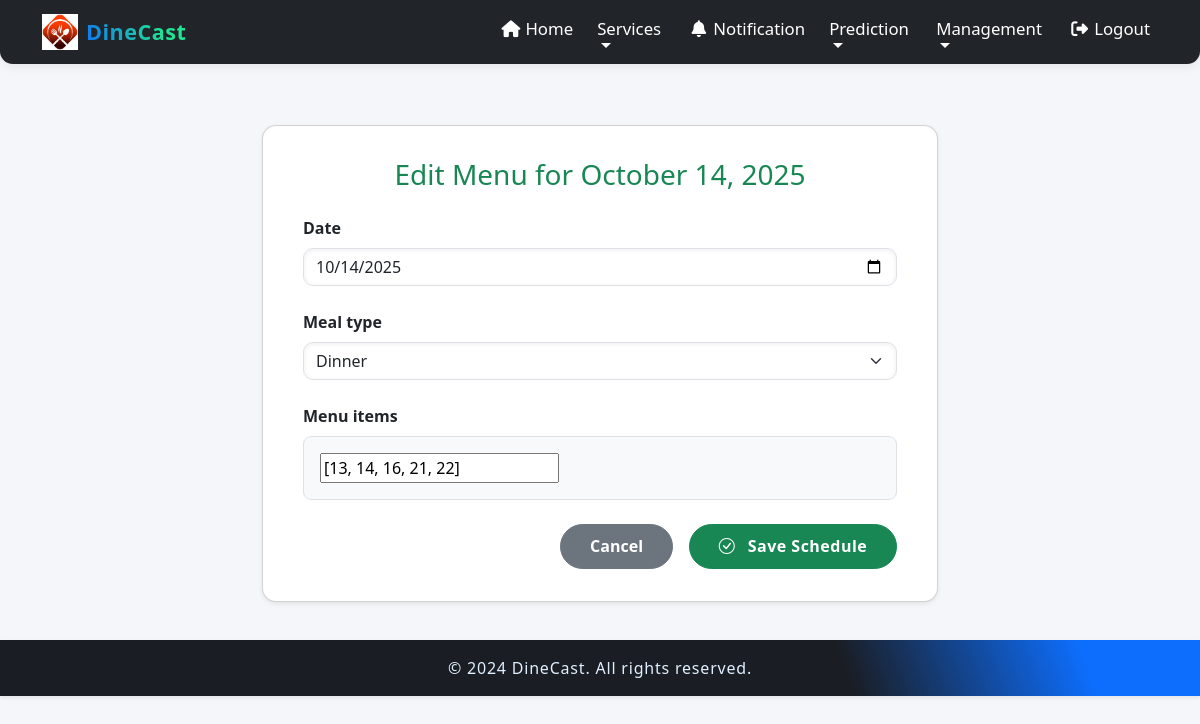
The app's page /provider/schedule/59/edit/ (signed in) with its own data.
### provider/models.py (models this page shows, shortened)
class DailyMenu(models.Model):
    provider = models.ForeignKey(
        settings.AUTH_USER_MODEL,
        on_delete=models.CASCADE,
        limit_choices_to={'role': 'PROVIDER'},
        related_name="daily_menus"
    )
    date = models.DateField()
    meal_type = models.CharField(max_length=10, choices=MealType.choices)
    menu_items = models.ManyToManyField('MenuItem', blank=True, related_name="daily_menus")
    is_active = models.BooleanField(default=False)
    started_at = models.DateTimeField(null=True, blank=True)
    stopped_at = models.DateTimeField(null=True, blank=True)
    class Meta:
        unique_together = ('provider', 'date', 'meal_type')
        ordering = ['-date', 'meal_type'] # Show most recent first

### provider/views.py (the view)
# urls.py: path('schedule/<int:pk>/edit/', views.DailyMenuUpdateView.as_view(), name='daily_menu_edit'),
class DailyMenuUpdateView(LoginRequiredMixin, ProviderRequiredMixin, UpdateView):
    model = DailyMenu
    form_class = DailyMenuForm
    template_name = 'provider/daily_menu_form.html'
    success_url = reverse_lazy('daily_menu_list')
    def get_queryset(self):
        return DailyMenu.objects.filter(provider=self.request.user)
    def get_form_kwargs(self):
        kwargs = super().get_form_kwargs()
        kwargs['provider'] = self.request.user
        return kwargs

### provider/forms.py (shortened to what this page needs)
class DailyMenuForm(forms.ModelForm):
    menu_items = forms.ModelMultipleChoiceField(
        queryset=MenuItem.objects.none(),
        widget=Select2MultipleWidget,  # <-- Using Select2 for searchable dropdown
        required=True,
        help_text="Search and select multiple dishes for this day's menu."
    )
    class Meta:
        model = DailyMenu
        fields = ['date', 'meal_type', 'menu_items']
        widgets = {
            'date': forms.DateInput(attrs={'type': 'date'}),
        }
    def __init__(self, *args, **kwargs):
        provider = kwargs.pop('provider', None)
        super().__init__(*args, **kwargs)
        if provider:
            self.fields['menu_items'].queryset = MenuItem.objects.filter(provider=provider)
        self.fields['menu_items'].label_from_instance = lambda obj: obj.dish_name
        tomorrow = datetime.date.today() + datetime.timedelta(days=1)
        self.fields['date'].widget.attrs['min'] = tomorrow.strftime('%Y-%m-%d')
        self.fields['date'].initial = tomorrow

### provider/views.py (called while the page is built)
    def test_func(self):
        return self.request.user.is_authenticated and self.request.user.role == 'PROVIDER'

### provider/templates/provider/daily_menu_form.html (shortened to what this page needs)
{% extends "basep.html" %}
{% block content %}
<div class="container container-custom">
    <div class="card card-custom shadow-sm">
        <h1 class="h3 mb-4 text-center text-success">
            {% if object %}Edit Menu for {{ object.date|date:"F j, Y" }}{% else %}Schedule a New Menu{% endif %}
        </h1>
        <form method="post" novalidate>
            <div class="mb-4">
                <label for="{{ form.date.id_for_label }}" class="form-label fw-semibold">{{ form.date.label }}</label>
                {{ form.date }}
            </div>
            <div class="mb-4">
                <label for="{{ form.meal_type.id_for_label }}" class="form-label fw-semibold">{{ form.meal_type.label }}</label>
                {{ form.meal_type }}
            </div>
            <div class="mb-4">
                <label class="form-label fw-semibold">{{ form.menu_items.label }}</label>
                <div class="menu-items-container">
                    {{ form.menu_items }}
                </div>
            </div>
            <div class="d-flex justify-content-end gap-3">
                <a href="{% url 'daily_menu_list' %}" class="btn btn-secondary">Cancel</a>
                <button type="submit" class="btn btn-success">
                    <i class="bi bi-check-circle me-2"></i> Save Schedule
                </button>
            </div>
        </form>
    </div>
</div>
{% endblock %}

### provider/templates/basep.html (style rules this page uses)
html, body { min-height: 100%; }
body { background-color: #f4f6f9; margin: 0; padding: 0; }

### provider/templates/provider/daily_menu_form.html (style rules this page uses)
.container-custom { max-width: 700px; margin: 2.5rem auto 3rem auto; }
.card-custom { border-radius: 14px; box-shadow: 0 6px 22px rgba(0,0,0,0.06); padding: 2rem 2.5rem; background: #fff; }
.menu-items-container { max-height: 280px; overflow-y: auto; background-color: #f8f9fa; border-radius: 8px; padding: 1rem; border: 1px solid #dee2e6; }
input.form-control, select.form-select { border-radius: 10px; box-shadow: inset 0 1px 5px rgba(0,0,0,0.07); transition: border-color 0.3s ease, box-shadow 0.3s ease; }
.btn-success { border-radius: 30px; font-weight: 700; padding: 0.6rem 1.8rem; letter-spacing: 0.03em; transition: background-color 0.3s ease; }
.btn-secondary { border-radius: 30px; font-weight: 600; padding: 0.6rem 1.8rem; }

### records on screen
DailyMenu: date "October 14, 2025", date "10/14/2025", meal_type "Dinner"
